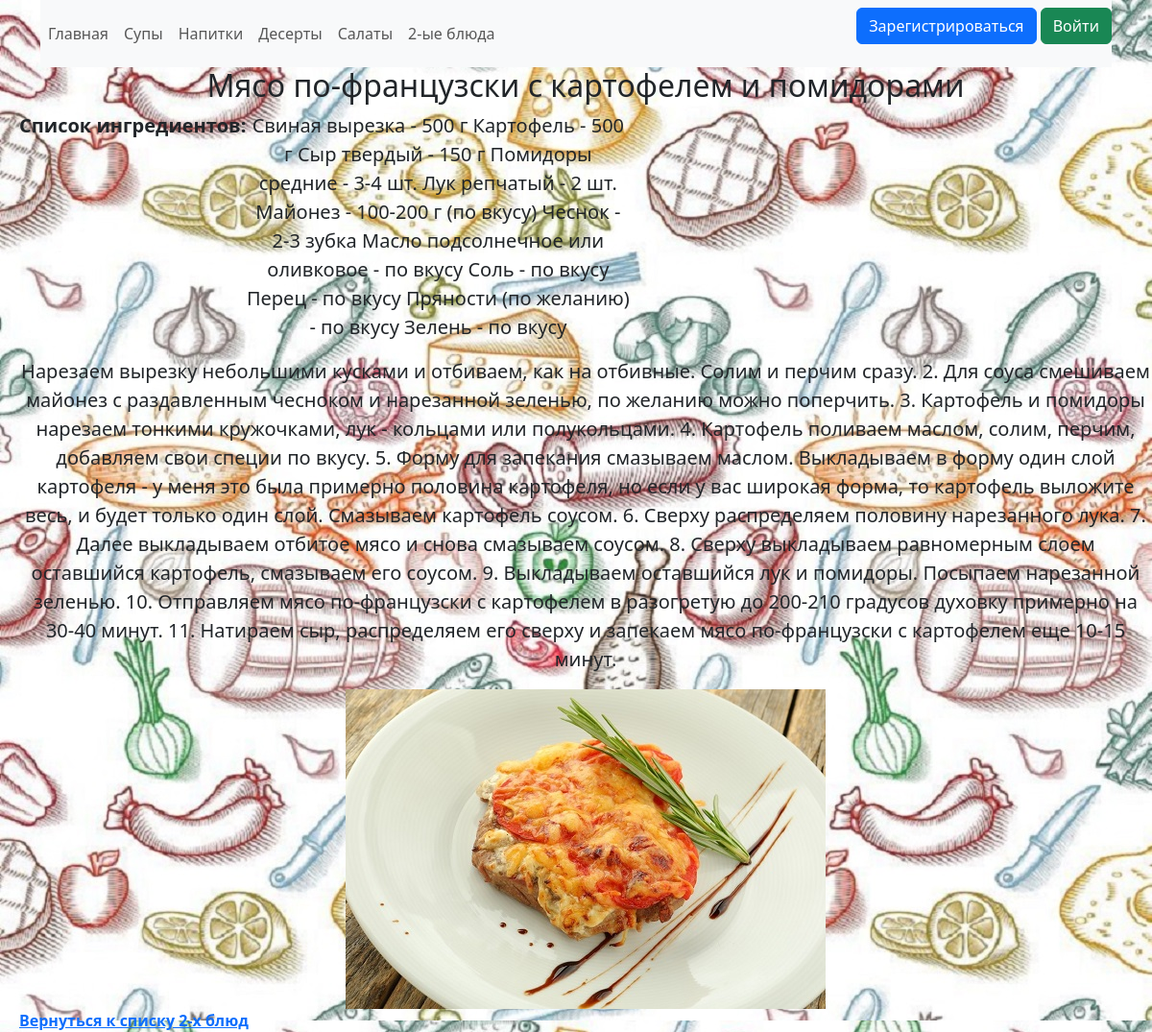
/second_dish/4, run on the app's committed database.
### data/recipes.py (models this page shows)
class Recipe(SqlAlchemyBase, SerializerMixin):
    __tablename__ = 'recipes'
    id = sqlalchemy.Column(sqlalchemy.Integer,
                           primary_key=True, autoincrement=True)
    name = sqlalchemy.Column(sqlalchemy.String, nullable=True)
    ingredients = sqlalchemy.Column(sqlalchemy.TEXT, nullable=True)
    recipe = sqlalchemy.Column(sqlalchemy.TEXT)

### data/images.py (models this page shows)
class Image(SqlAlchemyBase):
    __tablename__ = 'images'
    id = sqlalchemy.Column(sqlalchemy.Integer,
                           primary_key=True, autoincrement=True)
    file = sqlalchemy.Column(sqlalchemy.String)

### main.py (the view)
@app.route('/second_dish/<int:pk>')
def second_dish(pk):
    db_sess = db_session.create_session()
    img = db_sess.query(Image).filter(
        Image.id == db_sess.query(RecImage).filter(RecImage.id_rec == pk).first().id_images).first()
    second_dish = db_sess.query(Recipe).filter(Recipe.id == pk).first()
    return render_template('detail_second_dish.html', second_dish=second_dish, img=img.file)

### data/db_session.py (called while the page is built)
def create_session() -> Session:
    global __factory
    return __factory()

### templates/detail_second_dish.html
{% extends "base.html" %}
{% block content %}
<div style="text-align: center; font-size: 20px; margin-left: 20px;">
    <h2>{{second_dish.name}}</h2>
    <div style="display:flex">
        <p><b>Список ингредиентов:</b></p>
        <p style="width:400px">{{second_dish.ingredients}}</p>
    </div>
    <p>{{second_dish.recipe}}</p>
    <img src="{{ url_for('static', filename=img) }}" alt="{{second_dish.name}}">
</div>
    <a href="/second_dishes" style="margin-left: 20px;"><b>Вернуться к списку 2-х блюд</b></a>
{% endblock %}

### data on the page
Recipe: name "Мясо по-французски с картофелем и помидорами", ingredients "Свиная вырезка - 500 г Картофель - 500 г Сыр твердый - 150 г Помидоры средние - 3-4 шт. Лук репчатый - 2 шт. Майонез - 100-200 г (по вкусу) Чеснок - 2-3 зубка Масло подсолнечное или оливковое - по вкусу Соль - по вкусу Перец - по вкусу Пряности (по желанию) - по вкусу Зелень - по вкусу", recipe "Нарезаем вырезку небольшими кусками и отбиваем, как на отбивные. Солим и перчим сразу. 2. Для соуса смешиваем майонез с раздавленным чесноком и нарезанной зеленью, по желанию можно поперчить. 3. Картофель и помидоры нарезаем тонкими кружочками, лук - кольцами или полукольцами. 4. Картофель поливаем маслом, солим, перчим, добавляем свои специи по вкусу. 5. Форму для запекания смазываем маслом. Выкладываем в форму один слой картофеля - у меня это была примерно половина картофеля, но если у вас широкая форма, то картофель выложите весь, и будет только один слой. Смазываем картофель соусом. 6. Сверху распределяем половину нарезанного лука. 7. Далее выкладываем отбитое мясо и снова смазываем…"
Image: file.name (picture)
